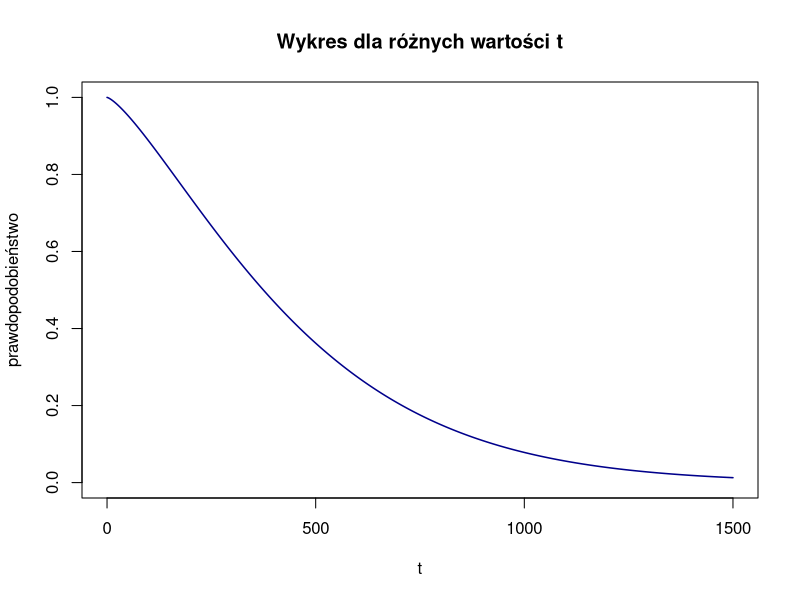

Write R code to recreate this figure.
## ---- chunk 1
knitr::opts_chunk$set(echo = FALSE, warning = FALSE, message = FALSE) 
knitr::opts_chunk$set(fig.pos = "H", out.extra = "", fig.align = "center")
library(knitr)
library(kableExtra)
library(dplyr)
library(survival)
## ---- chunk 2
data(lung)
dane <- lung
dane <- subset(dane, select = c(time, status, age, sex, ph.ecog, ph.karno))
dane <- na.omit(dane)
dane$age <- dane$age - mean(dane$age, na.rm = TRUE)
dane$ph.karno <- dane$ph.karno - mean(dane$ph.karno, na.rm = TRUE)
model <- survreg(Surv(time,status)~age+as.factor(sex)+as.factor(ph.ecog)+ph.karno, data=dane, dist = "weibull")
beta <- model$coefficients[-1]
mi <- model$icoef[1]
sigma <- exp(model$icoef[2])
odp <- c(beta,mi,sigma)
#exp(mi)

wyniki <- data.frame(Parametr = c(names(beta), "mi", "sigma"),
                     Wartosc = c(beta, mi, sigma))

kable(wyniki, caption = "Oszacowania parametrów modelu Weibulla",
      digits = 4, row.names = FALSE)
## ---- chunk 3
data(lung)
dane <- lung
z <- c(70-mean(dane$age, na.rm = TRUE),1,1,0,0,90-mean(dane$ph.karno, na.rm = TRUE))

prawdopodobientwo <- function(dane, z, t, mi, sigma){
  lambda <- exp(-mi/sigma)
  alfa <- 1/sigma
  suma=0
  z<-na.omit(z)
  for(i in 1:length(beta)){
    suma=suma+beta[i]*z[i]
  }
  prawd <- exp(- lambda * exp(alfa * suma) * t^alfa)
  return(prawd)
}

odp<-prawdopodobientwo(dane, z, 300, mi, sigma)
## ---- chunk 4
t <- seq(0,1500,0.1)

plot(t, prawdopodobientwo(dane,z,t,mi,sigma), type = "l", ylim = c(0, 1), 
     xlab = "t", ylab = "prawdopodobieństwo",
     main = "Wykres dla różnych wartości t", lwd=1.5, col="darkblue")
